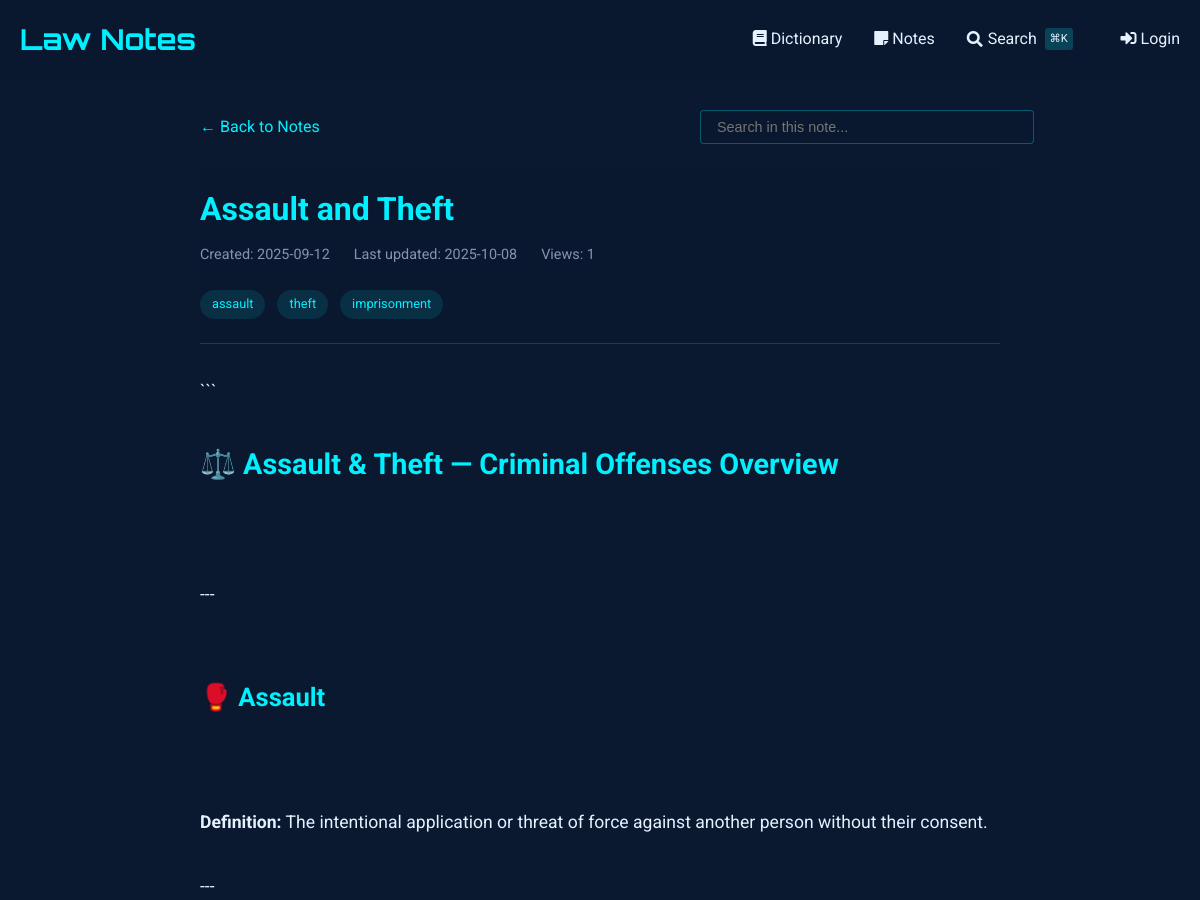
The page /notes/view/13 (upper part) on the database as committed earlier.
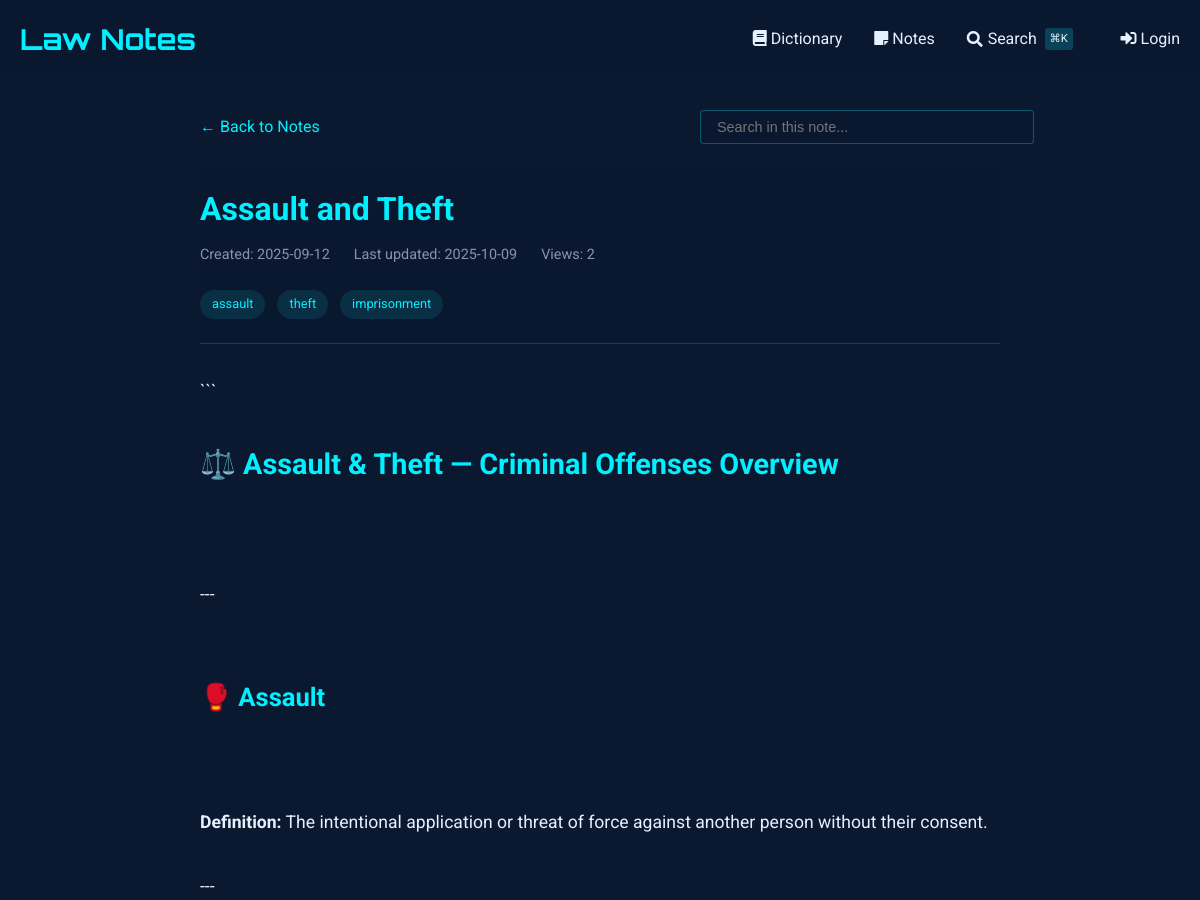
The same page on the database as committed later.
### tables this page shows
CREATE TABLE notes (
    id INTEGER PRIMARY KEY AUTOINCREMENT,
    title TEXT NOT NULL,                -- short title for the note
    content TEXT NOT NULL,              -- the full note text
    unit_number INTEGER,                -- optional: to group with course units
    tags TEXT,                          -- comma-separated or JSON for filtering/search
    related_entries TEXT,               -- store glossary ids (e.g., "1,4,5") for cross-linking
    created_at TIMESTAMP DEFAULT CURRENT_TIMESTAMP,
    last_updated TIMESTAMP DEFAULT CURRENT_TIMESTAMP,
    views INTEGER DEFAULT 0,            -- track popularity
    is_favorite BOOLEAN DEFAULT 0,      -- quick flag for starred notes
    comments TEXT                       -- optional: your own thoughts or annotations
, has_worksheet BOOLEAN DEFAULT 0);

### notes_routes.py (the view, shortened to what this page needs)
@notes_bp.route('/view/<int:note_id>')
def view_note(note_id):
    db = SQL("sqlite:///notes.db")
    note = db.execute("""
        SELECT *,
               strftime('%Y-%m-%d', created_at) as created_date,
               strftime('%Y-%m-%d', last_updated) as last_updated
        FROM notes
        WHERE id = :id
    """, id=note_id)
    if not note:
        abort(404)
    note = note[0]
    db.execute("""
        UPDATE notes
        SET views = COALESCE(views, 0) + 1
        WHERE id = :id
    """, id=note_id)
    content = note['content']
    content = re.sub(r'^# (.*?)$', r'<h1>\1</h1>', content, flags=re.MULTILINE)
    content = re.sub(r'^## (.*?)$', r'<h2>\1</h2>', content, flags=re.MULTILINE)
    content = re.sub(r'^### (.*?)$', r'<h3>\1</h3>', content, flags=re.MULTILINE)
    content = re.sub(r'\*\*(.*?)\*\*', r'<strong>\1</strong>', content)
    content = re.sub(r'\*(.*?)\*', r'<em>\1</em>', content)
    content = re.sub(r'^\s*[-*] (.*?)$', r'<li>\1</li>', content, flags=re.MULTILINE)
    content = re.sub(r'(<li>.*</li>)', r'<ul>\1</ul>', content, flags=re.DOTALL)
    content = re.sub(r'^> (.*?)$', r'<blockquote>\1</blockquote>', content, flags=re.MULTILINE)
    content = content.replace('\n', '<br>')
    content = re.sub(
        r'<aside>\s*💡\s*(.*?)\s*</aside>',
        r'<div class="callout"><div class="callout-emoji">💡</div><div class="callout-content">\1</div></div>',
        content,
        flags=re.DOTALL
    )
    sections = re.split(r'(<h[1-3]>.*?</h[1-3]>)', content)
    processed_sections = []
    for i, section in enumerate(sections):
        if section.startswith('<h'):
            processed_sections.append(section)
        elif section.strip():
            if not any(tag in section for tag in ['<p>', '<ul>', '<ol>', '<blockquote>', '<div class="callout">']):
                section = f'<p>{section}</p>'
            processed_sections.append(section)
    processed_content = '\n'.join(processed_sections)
    related_entries = []
    worksheet_images = []
    if note.get('has_worksheet'):
        worksheet_images = get_worksheet_images(note_id)
    return render_template('notes/view.html',
                         note=note,
                         content=processed_content,
                         related_entries=related_entries,
                         worksheet_images=worksheet_images)

### sql.py (called while the page is built, shortened)
def _enable_logging(f):
    import logging
    import functools
    import os
    @functools.wraps(f)
    def decorator(*args, **kwargs):
        try:
            import flask
        except ModuleNotFoundError:
            return f(*args, **kwargs)
        disabled = logging.getLogger("cs50").disabled
        if flask.current_app and os.getenv("FLASK_ENV") == "development":
            logging.getLogger("cs50").disabled = False
        try:
            return f(*args, **kwargs)
        finally:
            logging.getLogger("cs50").disabled = disabled
    return decorator

def _parse_placeholder(token):
    import re
    import sqlparse
    if (
        not isinstance(token, sqlparse.sql.Token)
        or token.ttype != sqlparse.tokens.Name.Placeholder
    ):
        raise TypeError()
    if token.value == "?":
        return "qmark", None
    matches = re.search(r"^:([1-9]\d*)$", token.value)
    if matches:
        return "numeric", int(matches.group(1)) - 1
    matches = re.search(r"^:([a-zA-Z]\w*)$", token.value)
    if matches:
        return "named", matches.group(1)

    def __del__(self):
        self._disconnect()

    def _name(self):
        return str(hash(self))

### templates/notes/view.html (shortened to what this page needs)
{% extends "notes/base.html" %}
{% block content %}
<div class="container" style="max-width: 800px; margin: 0 auto;">
    <div style="margin-bottom: 1.5rem; display: flex; justify-content: space-between; align-items: center; flex-wrap: wrap; gap: 1rem;">
        <a href="{{ url_for('notes.index') }}" style="color: var(--primary); text-decoration: none; display: inline-flex; align-items: center;">
            ← Back to Notes
        </a>
        <div class="search-container" style="position: relative; max-width: 300px; width: 100%;">
            <input type="text" id="noteSearch" placeholder="Search in this note..."
                   style="width: 100%; padding: 0.5rem 1rem; background: rgba(10, 25, 47, 0.7);
                          border: 1px solid rgba(0, 240, 255, 0.3); border-radius: 4px;
                          color: #e6f1ff; font-size: 0.9rem;">
        </div>
    </div>
    <article class="note">
        <header class="note-header">
            <h1 class="note-title">
                {{ note.title }}
            </h1>
            <div class="note-meta">
                <span>Created: {{ note.created_date }}</span>
                <span>Last updated: {{ note.last_updated }}</span>
                <span>Views: {{ note.views or 0 }}</span>
            </div>
            {% if note.tags %}
            <div class="note-tags" style="margin-top: 1rem;">
                {% for tag in note.tags.split(',') %}
                    <span class="tag">{{ tag.strip() }}</span>
                {% endfor %}
            </div>
            {% endif %}
        </header>
        <div class="note-content">
            {{ content|safe }}
        </div>
    </article>
</div>
{% endblock %}

Rows that differ between the two databases and show on the page:
changed notes "Assault and Theft": views "1" → "2"
Other text that changed with them:
{{ note.last_updated }}: "2025-10-08" → "2025-10-09"
